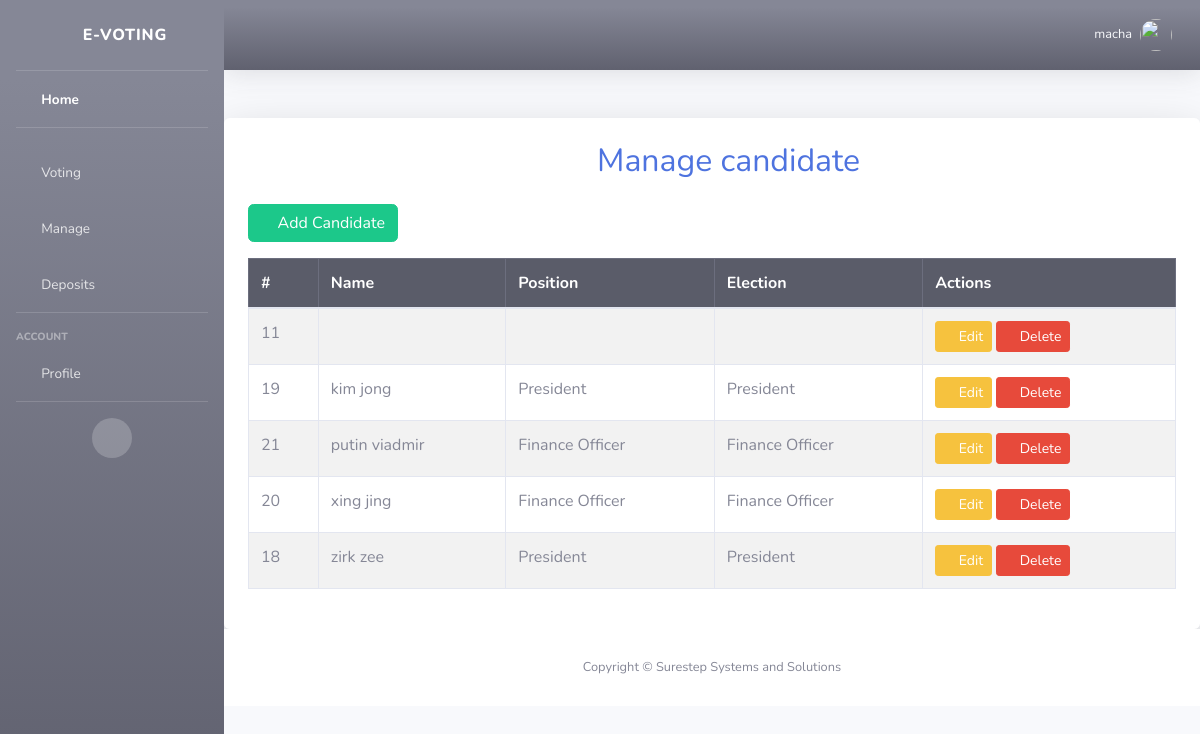
The app's page /manage_cand (signed in), older data.
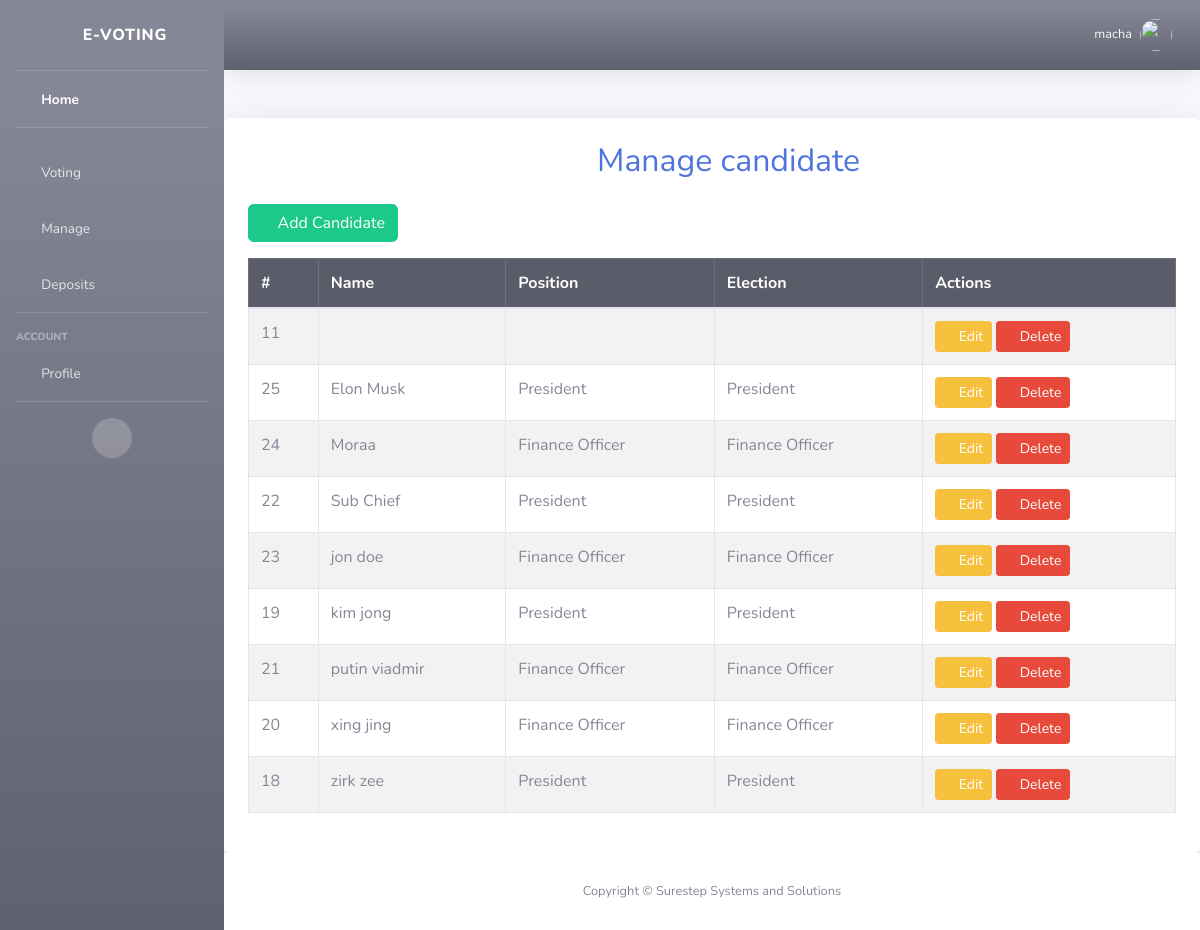
The same page, newer data.
### webapp/models.py (models this page shows, shortened)
class Candidate(models.Model):
    election = models.ForeignKey(Election, on_delete=models.CASCADE, null=True, blank=True)
    name = models.CharField(max_length=200)
    position = models.CharField(max_length=255, default="unknown")
    profile_picture = models.ImageField(upload_to='candidate_pics/', blank=True, null=True)

class Election(models.Model):
    STATUS_CHOICES = [
        ('pending', 'Pending'),
        ('active', 'Active'),
    ]
    name = models.CharField(max_length=255, unique=True)
    date = models.DateField()
    created_at = models.DateTimeField(default=timezone.now)
    status = models.CharField(max_length=10, choices=STATUS_CHOICES, default='pending')

### webapp/views.py (the view)
# urls.py: path("manage_cand", views.manage_candidates, name='manage_cand'),
@login_required
def manage_candidates(request):
    try:
        position = request.GET.get('position', '')  # Get filter from query params
        if position:
            candidates = Candidate.objects.filter(position=position).order_by('name')
        else:
            candidates = Candidate.objects.all().order_by('name')
    except Exception as e:
        messages.error(request, f"Error fetching candidates: {str(e)}")
        candidates = []
    return render(request, 'manage_cand.html', {'candidates': candidates, 'selected_position': position})

### webapp/templates/manage_cand.html (shortened to what this page needs)
{% extends 'base.html' %}
{% block content %}
<div class="container mt-5 p-4 shadow-lg bg-white rounded">
    <h2 class="text-center text-primary mb-4">
        <i class="fas fa-users"></i> Manage candidate
    </h2>
    <div class="text-end mb-3">
        <a href="{% url 'create_candidate' %}" class="btn btn-success">
            <i class="fas fa-user-plus"></i> Add Candidate
        </a>
    </div>
    <table class="table table-striped table-bordered">
        <thead class="table-dark">
            <tr>
                <th>#</th>
                <th>Name</th>
                <th>Position</th>
                <th>Election</th>
                <th>Actions</th>
            </tr>
        </thead>
        <tbody>
            {% for candidate in candidates %}
            <tr id="candidate-row-{{ candidate.id }}">
                <td>{{ candidate.id }}</td>
                <td id="name-{{ candidate.id }}">{{ candidate.name }}</td>
                <td id="position-{{ candidate.id }}">{{ candidate.position }}</td>
                <td>{{ candidate.election.name }}</td>
                <td>
                    <button onclick="editCandidate({{ candidate.id }})" class="btn btn-warning btn-sm">
                        <i class="fas fa-edit"></i> Edit
                    </button>
                    <button onclick="deleteCandidate({{ candidate.id }})" class="btn btn-danger btn-sm">
                        <i class="fas fa-trash"></i> Delete
                    </button>
                </td>
            </tr>
            {% empty %}
            <tr>
                <td colspan="5" class="text-center">No candidates found.</td>
            </tr>
            {% endfor %}
        </tbody>
    </table>
</div>
{% endblock %}

### webapp/templates/base.html (shortened to what this page needs)
{% load static %}
<!DOCTYPE html>
<html lang="en">
<head>
    <link href="{% static "vendor/fontawesome-free/css/all.min.css" %}" rel="stylesheet" type="text/css">
    <link href="{% static "css/sb-admin-2.min.css" %}" rel="stylesheet">
    <link href="{% static "vendor/datatables/dataTables.bootstrap4.min.css" %}" rel="stylesheet">
</head>
<body id="page-top">
    <div id="wrapper">
        <ul class="navbar-nav bg-gradient-secondary sidebar sidebar-dark accordion" id="accordionSidebar">
            <a class="sidebar-brand d-flex align-items-center justify-content-center" href="#">
                <div class="sidebar-brand-icon rotate-n-15">
                    <i class="fas fa-poll"></i>
                </div>
                <div class="sidebar-brand-text mx-3">E-Voting</div>
            </a>
            <hr class="sidebar-divider my-0">
            <li class="nav-item active">
                <a class="nav-link" href="#">
                    <i class="fas fa-fw fa-home"></i>
                    <span>Home</span>
                </a>
            </li>
            <hr class="sidebar-divider">
            <li class="nav-item">
                <a class="nav-link collapsed" href="#" data-toggle="collapse" data-target="#collapseLoans" aria-expanded="true" aria-controls="collapseLoans">
                    <i class="fas fa-fw fa-receipt"></i>
                    <span>Voting</span>
                </a>
                <div id="collapseLoans" class="collapse" aria-labelledby="headingLoans" data-parent="#accordionSidebar">
                <li class="nav-item">
                    <a class="nav-link collapsed" href="#" data-toggle="collapse" data-target="#collapsemanage" aria-expanded="true" aria-controls="collapsemanage">
                        <i class="fas fa-fw fa-receipt"></i>
                        <span>Manage</span>
                    </a>
                </li>
            <li class="nav-item">
                <a class="nav-link" href="#">
                    <i class="fas fa-fw fa-hand-holding-usd"></i>
                    <span>Deposits</span>
                </a>
            </li>
            <hr class="sidebar-divider">
            <div class="sidebar-heading">Account</div>
            <li class="nav-item">
                <a class="nav-link collapsed" href="#" data-toggle="collapse" data-target="#collapseAccount" aria-expanded="true" aria-controls="collapseAccount">
                    <i class="fas fa-fw fa-user"></i>
                    <span>Profile</span>
                </a>
            </li>
            <hr class="sidebar-divider d-none d-md-block">
            <div class="text-center d-none d-md-inline">
                <button class="rounded-circle border-0" id="sidebarToggle"></button>
            </div>
        </ul>
        <div id="content-wrapper" class="d-flex flex-column">
            <div id="content">
                <nav class="navbar navbar-expand  bg-gradient-secondary topbar mb-4 static-top shadow">
                    <ul class="navbar-nav ml-auto">
                        <li class="nav-item dropdown no-arrow">
                            <a class="nav-link dropdown-toggle" href="#" id="userDropdown" role="button" data-toggle="dropdown" aria-haspopup="true" aria-expanded="false">
                                <span class="mr-2 d-none d-lg-inline text-light small">{{ request.user.username }}</span>
                                <img class="img-profile rounded-circle" src="{% static '/img/undraw_profile.svg' %}">
                            </a>
                        </li>
                    </ul>
                </nav>
                {% block content %}
                {% endblock %}
            <footer class="sticky-footer bg-white">
                <div class="container my-auto">
                    <div class="copyright text-center my-auto">
                        <span>Copyright &copy; Surestep Systems and Solutions</span>
                    </div>
                </div>
            </footer>
        </div>
    </div>
</body>
</html>

Row changes from the older to the newer data that the page shows:
added Candidate: id "25", name "Elon Musk", position "President", election.name "President"
added Candidate: id "24", name "Moraa", position "Finance Officer", election.name "Finance Officer"
added Candidate: id "22", name "Sub Chief", position "President", election.name "President"
added Candidate: id "23", name "jon doe", position "Finance Officer", election.name "Finance Officer"
